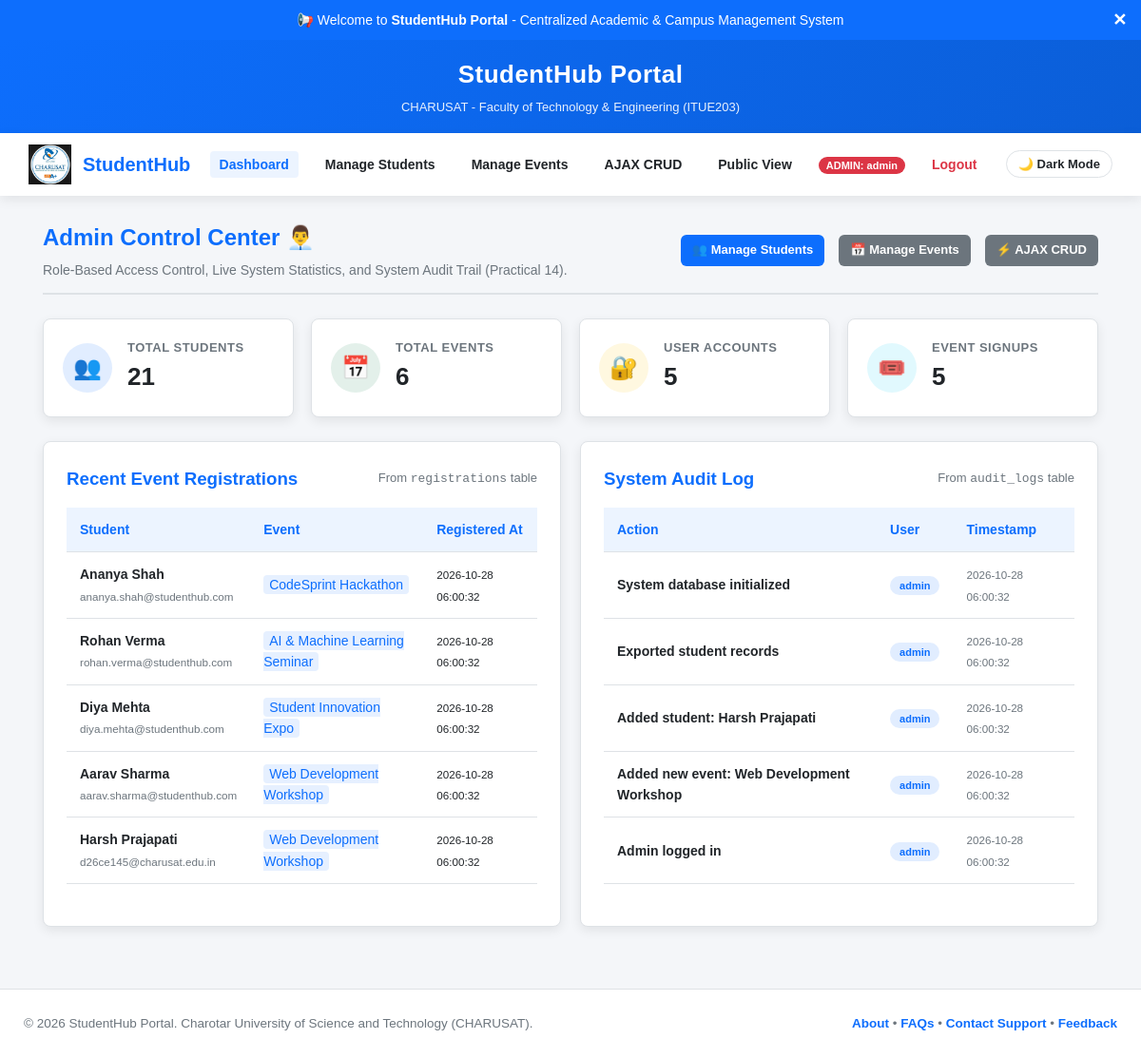
Page /admin_dashboard.php (signed in) on the committed database.
### tables this page shows
CREATE TABLE registrations (
    id INT AUTO_INCREMENT PRIMARY KEY,
    student_name VARCHAR(100) NOT NULL,
    student_email VARCHAR(100) NOT NULL,
    event_id INT NOT NULL,
    event_title VARCHAR(100) NOT NULL,
    registered_at TIMESTAMP DEFAULT CURRENT_TIMESTAMP
);

CREATE TABLE audit_logs (
    id INT AUTO_INCREMENT PRIMARY KEY,
    action VARCHAR(150) NOT NULL,
    username VARCHAR(50) NOT NULL,
    role VARCHAR(20) NOT NULL,
    timestamp TIMESTAMP DEFAULT CURRENT_TIMESTAMP
);

### admin_dashboard.php (the view, shortened to what this page needs)
<?php
require_once __DIR__ . '/db.php';
$studentCount = 0;
$res = $conn->query("SELECT COUNT(*) AS total FROM students");
if ($res) {
    $row = $res->fetch_assoc();
    $studentCount = $row['total'];
}
$eventCount = 0;
$res = $conn->query("SELECT COUNT(*) AS total FROM events");
if ($res) {
    $row = $res->fetch_assoc();
    $eventCount = $row['total'];
}
$userCount = 0;
$res = $conn->query("SELECT COUNT(*) AS total FROM users");
if ($res) {
    $row = $res->fetch_assoc();
    $userCount = $row['total'];
}
$regCount = 0;
$res = $conn->query("SELECT COUNT(*) AS total FROM registrations");
if ($res) {
    $row = $res->fetch_assoc();
    $regCount = $row['total'];
}
$latestRegistrations = [];
$res = $conn->query("SELECT * FROM registrations ORDER BY id DESC LIMIT 5");
if ($res) {
    while ($row = $res->fetch_assoc()) {
        $latestRegistrations[] = $row;
    }
}
$auditLogs = [];
$res = $conn->query("SELECT * FROM audit_logs ORDER BY id DESC LIMIT 8");
if ($res) {
    while ($row = $res->fetch_assoc()) {
        $auditLogs[] = $row;
    }
}
require_once __DIR__ . '/header.php';
?>
<main>
    <div class="page-header">
        <div class="flex-between">
            <div>
                <h2>Admin Control Center 👨‍💼</h2>
                <p>Role-Based Access Control, Live System Statistics, and System Audit Trail (Practical 14).</p>
            </div>
            <div class="flex-row">
                <a href="manage_students.php" class="btn btn-primary btn-sm">👥 Manage Students</a>
                <a href="manage_events.php" class="btn btn-secondary btn-sm">📅 Manage Events</a>
                <a href="ajax_events.php" class="btn btn-secondary btn-sm">⚡ AJAX CRUD</a>
            </div>
        </div>
    </div>
    <div class="grid-4" style="margin-bottom: 25px;">
        <div class="stat-card">
            <div class="stat-icon" style="background: rgba(13,110,253,0.12); color: #0d6efd;">👥</div>
            <div class="stat-info">
                <h4>Total Students</h4>
                <div class="stat-number"><?php echo $studentCount; ?></div>
            </div>
        </div>
        <div class="stat-card">
            <div class="stat-icon" style="background: rgba(25,135,84,0.12); color: #198754;">📅</div>
            <div class="stat-info">
                <h4>Total Events</h4>
                <div class="stat-number"><?php echo $eventCount; ?></div>
            </div>
        </div>
        <div class="stat-card">
            <div class="stat-icon" style="background: rgba(255,193,7,0.12); color: #ffc107;">🔐</div>
            <div class="stat-info">
                <h4>User Accounts</h4>
                <div class="stat-number"><?php echo $userCount; ?></div>
            </div>
        </div>
        <div class="stat-card">
            <div class="stat-icon" style="background: rgba(13,202,240,0.12); color: #0dcaf0;">🎟️</div>
            <div class="stat-info">
                <h4>Event Signups</h4>
                <div class="stat-number"><?php echo $regCount; ?></div>
            </div>
        </div>
    </div>
    <div class="grid-2">
        <section class="card">
            <div class="flex-between" style="margin-bottom: 15px;">
                <h3 style="color: var(--primary-color);">Recent Event Registrations</h3>
                <span style="font-size: 13px; color: var(--text-muted);">From <code>registrations</code> table</span>
            </div>
            <div class="table-responsive">
                <table class="data-table">
                    <thead>
                        <tr>
                            <th>Student</th>
                            <th>Event</th>
                            <th>Registered At</th>
                        </tr>
                    </thead>
                    <tbody>
                        <?php if (empty($latestRegistrations)): ?>
                            <tr><td colspan="3" style="text-align: center; color: var(--text-muted);">No event registrations recorded yet.</td></tr>
                        <?php else: ?>
                            <?php foreach ($latestRegistrations as $reg): ?>
                                <tr>
                                    <td>
                                        <strong><?php echo htmlspecialchars($reg['student_name']); ?></strong><br>
                                        <small style="color: var(--text-muted);"><?php echo htmlspecialchars($reg['student_email']); ?></small>
                                    </td>
                                    <td><span class="badge" style="background: rgba(13,110,253,0.1); color: #0d6efd; padding: 2px 6px; border-radius: 4px;"><?php echo htmlspecialchars($reg['event_title']); ?></span></td>
                                    <td><small><?php echo htmlspecialchars($reg['registered_at']); ?></small></td>
                                </tr>
                            <?php endforeach; ?>
                        <?php endif; ?>
                    </tbody>
                </table>
            </div>
        </section>
        <section class="card">
            <div class="flex-between" style="margin-bottom: 15px;">
                <h3 style="color: var(--primary-color);">System Audit Log</h3>
                <span style="font-size: 13px; color: var(--text-muted);">From <code>audit_logs</code> table</span>
            </div>
            <div class="table-responsive">
                <table class="data-table">
                    <thead>
                        <tr>
                            <th>Action</th>
                            <th>User</th>
                            <th>Timestamp</th>
                        </tr>
                    </thead>
                    <tbody>
                        <?php if (empty($auditLogs)): ?>
                            <tr><td colspan="3" style="text-align: center; color: var(--text-muted);">No audit log entries recorded.</td></tr>
                        <?php else: ?>
                            <?php foreach ($auditLogs as $log): ?>
                                <tr>
                                    <td><strong><?php echo htmlspecialchars($log['action']); ?></strong></td>
                                    <td>
                                        <span class="user-badge" style="font-size: 11px;">
                                            <?php echo htmlspecialchars($log['username']); ?>
                                        </span>
                                    </td>
                                    <td><small style="color: var(--text-muted);"><?php echo htmlspecialchars($log['timestamp']); ?></small></td>
                                </tr>
                            <?php endforeach; ?>
                        <?php endif; ?>
                    </tbody>
                </table>
            </div>
        </section>
    </div>
</main>
<?php require_once __DIR__ . '/footer.php'; ?>

### css/style.css (style rules this page uses)
* { margin: 0; padding: 0; box-sizing: border-box; }
:root { --primary-color: #0d6efd; --primary-hover: #0b5ed7; --secondary-color: #6c757d; --success-color: #198754; --danger-color: #dc3545; --warning-color: #ffc107; --info-color: #0dcaf0; --bg-color: #f4f6f9; --card-bg: #ffffff; --text-color: #212529; --text-muted: #6c757d; --border-color: #dee2e6; --header-bg: #ffffff; --shadow: 0 4px 12px rgba(0, 0, 0, 0.08); }
body { font-family: Arial, Helvetica, sans-serif; background-color: var(--bg-color); color: var(--text-color); line-height: 1.6; transition: background-color 0.3s ease, color 0.3s ease; }
.user-badge { background-color: rgba(13, 110, 253, 0.12); color: var(--primary-color); padding: 4px 10px; border-radius: 20px; font-size: 12px; font-weight: bold; }
main { max-width: 1150px; margin: 25px auto; padding: 0 20px; }
.page-header { margin-bottom: 25px; border-bottom: 2px solid var(--border-color); padding-bottom: 12px; }
.page-header h2 { color: var(--primary-color); font-size: 24px; }
.page-header p { color: var(--text-muted); font-size: 14px; margin-top: 4px; }
section.card, .card { background-color: var(--card-bg); border-radius: 8px; padding: 24px; margin-bottom: 25px; box-shadow: var(--shadow); border: 1px solid var(--border-color); }
.grid-2 { display: grid; grid-template-columns: repeat(2, 1fr); gap: 20px; }
.grid-4 { display: grid; grid-template-columns: repeat(4, 1fr); gap: 18px; }
.flex-row { display: flex; align-items: center; gap: 15px; }
.flex-between { display: flex; justify-content: space-between; align-items: center; flex-wrap: wrap; gap: 15px; }
.btn { display: inline-block; padding: 10px 20px; font-size: 14px; font-weight: 600; text-align: center; text-decoration: none; border-radius: 6px; cursor: pointer; border: none; transition: all 0.2s ease; }
.btn-primary { background-color: var(--primary-color); color: #ffffff; }
.btn-secondary { background-color: var(--secondary-color); color: #ffffff; }
.btn-sm { padding: 6px 12px; font-size: 13px; }
.table-responsive { overflow-x: auto; margin-bottom: 20px; }
.data-table { width: 100%; border-collapse: collapse; font-size: 14px; text-align: left; }
.data-table th, .data-table td { padding: 12px 14px; border-bottom: 1px solid var(--border-color); }
.data-table th { background-color: rgba(13, 110, 253, 0.08); color: var(--primary-color); font-weight: 700; }
.stat-card { background-color: var(--card-bg); border-radius: 8px; padding: 20px; border: 1px solid var(--border-color); box-shadow: var(--shadow); display: flex; align-items: center; gap: 16px; }
.stat-icon { width: 52px; height: 52px; border-radius: 50%; background-color: rgba(13, 110, 253, 0.12); color: var(--primary-color); display: flex; justify-content: center; align-items: center; font-size: 24px; }
.stat-info h4 { font-size: 13px; color: var(--text-muted); text-transform: uppercase; letter-spacing: 0.5px; }
.stat-info .stat-number { font-size: 26px; font-weight: bold; color: var(--text-color); }

### rows in the picture
registrations: student_name "Ananya Shah", student_email "ananya.shah@studenthub.com", event_title "CodeSprint Hackathon", registered_at "2026-10-28 06:00:32"
registrations: student_name "Rohan Verma", student_email "rohan.verma@studenthub.com", event_title "AI & Machine Learning Seminar", registered_at "2026-10-28 06:00:32"
registrations: student_name "Diya Mehta", student_email "diya.mehta@studenthub.com", event_title "Student Innovation Expo", registered_at "2026-10-28 06:00:32"
registrations: student_name "Aarav Sharma", student_email "aarav.sharma@studenthub.com", event_title "Web Development Workshop", registered_at "2026-10-28 06:00:32"
registrations: student_name "Harsh Prajapati", student_email "d26ce145@charusat.edu.in", event_title "Web Development Workshop", registered_at "2026-10-28 06:00:32"
audit_logs: action "System database initialized", username "admin", timestamp "2026-10-28 06:00:32"
audit_logs: action "Exported student records", username "admin", timestamp "2026-10-28 06:00:32"
audit_logs: action "Added student: Harsh Prajapati", username "admin", timestamp "2026-10-28 06:00:32"
audit_logs: action "Added new event: Web Development Workshop", username "admin", timestamp "2026-10-28 06:00:32"
audit_logs: action "Admin logged in", username "admin", timestamp "2026-10-28 06:00:32"

### other values in the picture
$username "admin"
$studentCount "21"
$eventCount "6"
$userCount "5"
$regCount "5"
